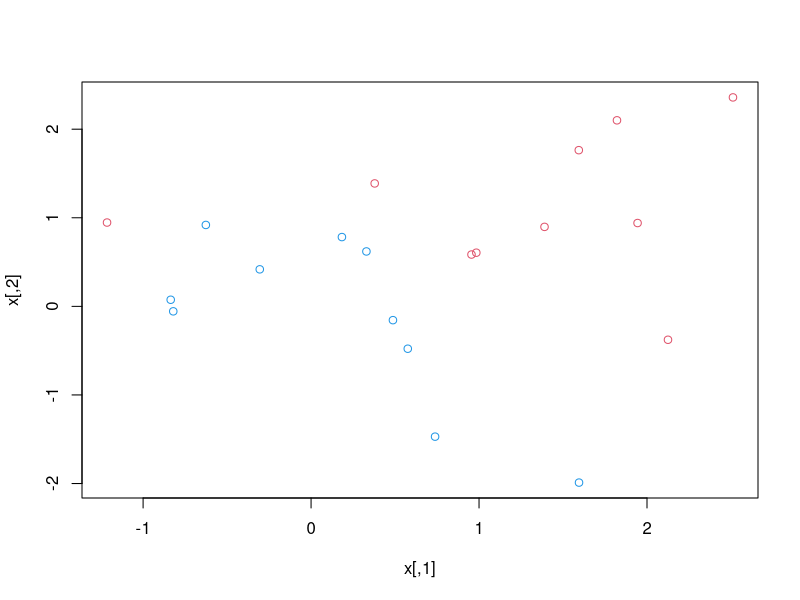
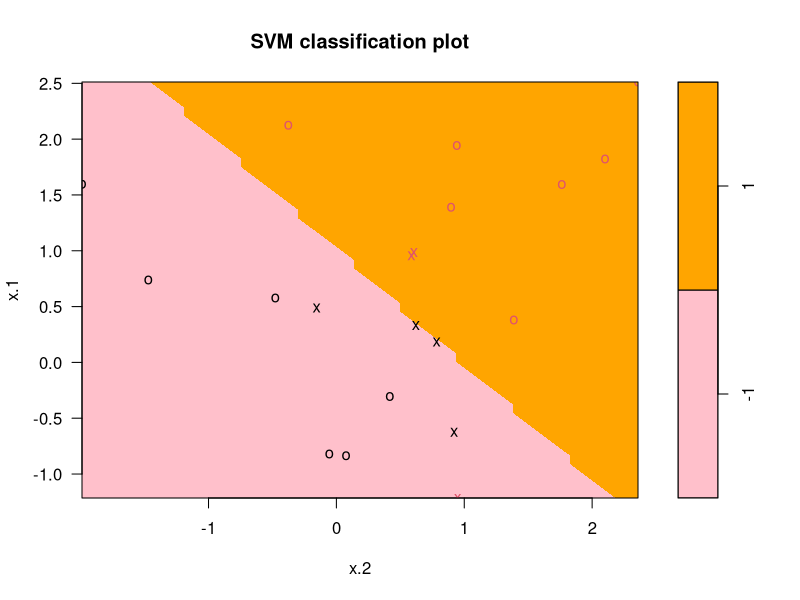
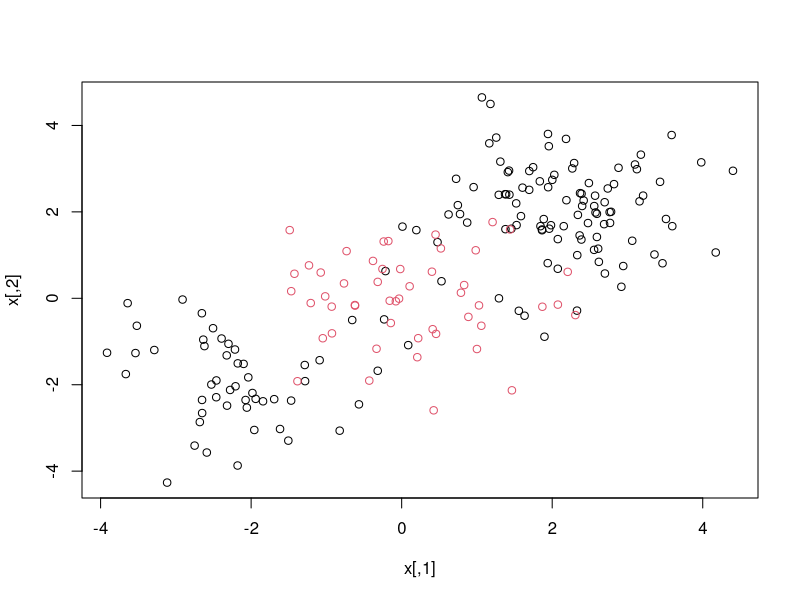
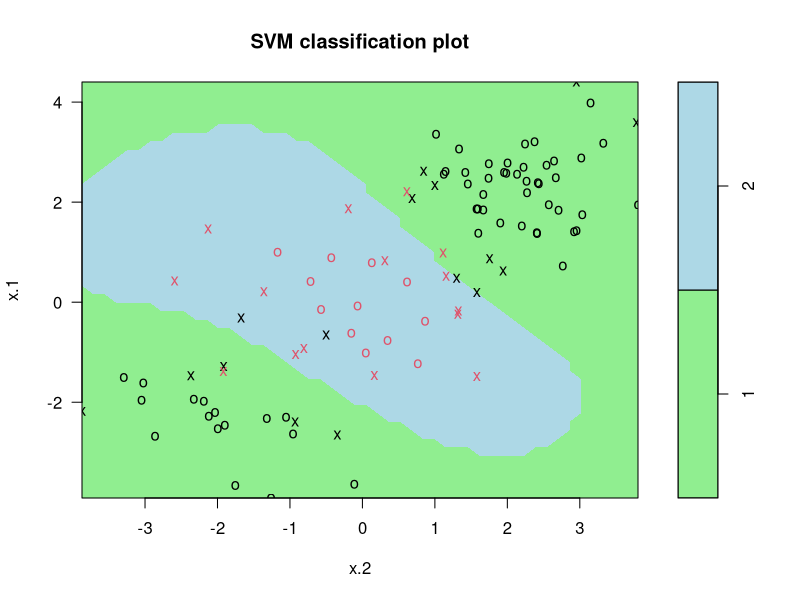
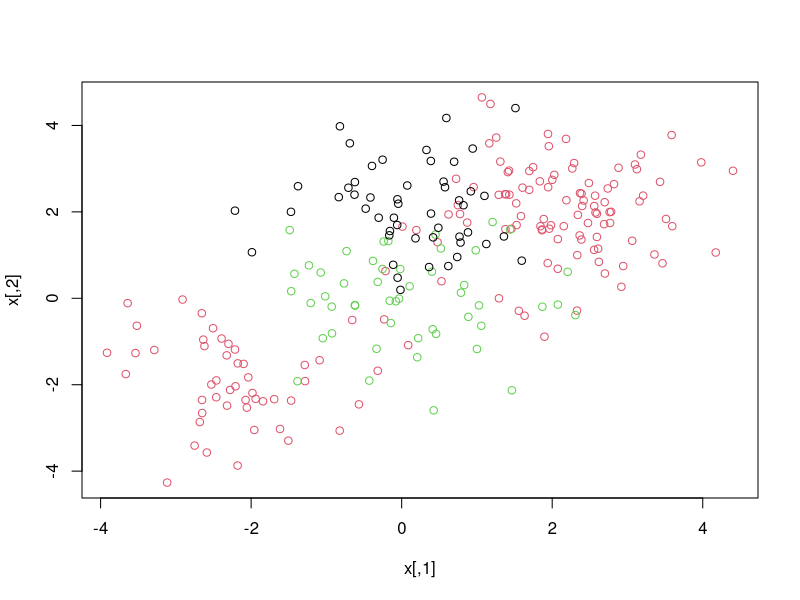
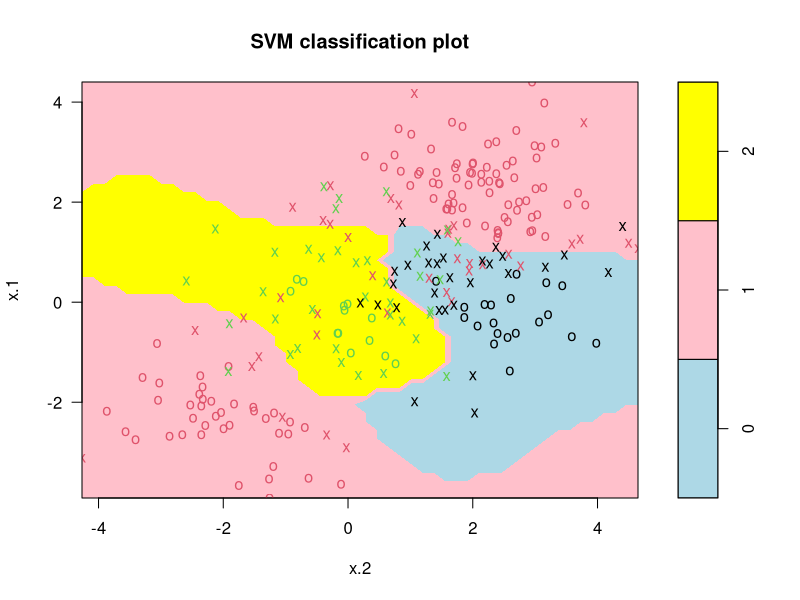

These charts were generated, in order, by the following R code:
## ---- chunk 1
set.seed (1)
x <- matrix ( rnorm (20 * 2), ncol = 2)
y <- c( rep (-1, 10), rep (1, 10))
x[y == 1, ] <- x[y == 1, ] + 1
plot (x, col = (3 - y))
dat <- data.frame (x = x, y = as.factor(y))
library (e1071)
svmfit <- svm ( y ~ ., data = dat , kernel = "linear", cost = 5, scale = FALSE) # to fit the support vector classifier
summary (svmfit)
plot (svmfit , dat , col= c("pink" , "orange"))
set.seed (1)
tune.out <- tune (svm , y ~ ., data = dat , kernel = "linear", ranges = list (cost = c (0.001, 0.01, 0.1, 1, 5, 10, 100))) # performs ten-fold cross-validation
summary (tune.out)
bestmod <- tune.out$best.model
summary (bestmod)
xtest <- matrix ( rnorm (20 * 2), ncol = 2)
ytest <- sample (c(-1, 1), 20, rep = TRUE)
xtest[ytest == 1, ] <- xtest[ytest == 1, ] + 1
testdat <- data.frame (x = xtest , y = as.factor (ytest))
ypred <- predict (bestmod , testdat)
table (predict = ypred , truth = testdat$y)
## ---- chunk 2
set.seed (1)
x <- matrix ( rnorm (200 * 2), ncol = 2)
x[1:100, ] <- x[1:100, ] + 2
x[101:150, ] <- x[101:150, ] - 2
y <- c( rep (1, 150), rep (2, 50))
dat <- data.frame (x = x, y = as.factor (y))
plot (x, col = y)
train <- sample (200, 100)
svmfit <- svm ( y ~ ., data = dat[train , ], kernel = "radial", gamma = 1, cost = 1)
plot (svmfit , dat[train , ], col= c("lightgreen","lightblue"))
summary (svmfit)
## ---- chunk 3
set.seed (1)
x <- rbind (x, matrix ( rnorm (50 * 2), ncol = 2))
y <- c(y, rep (0, 50))
x[y == 0, 2] <- x[y == 0, 2] + 2
dat <- data.frame (x = x, y = as.factor (y))
par (mfrow = c(1, 1))
plot (x, col = (y + 1))
svmfit <- svm ( y ~ ., data = dat , kernel = "radial", cost = 10 , gamma = 1)
svmfit
plot (svmfit , dat , col = c("lightblue" , "pink" , "yellow"))
